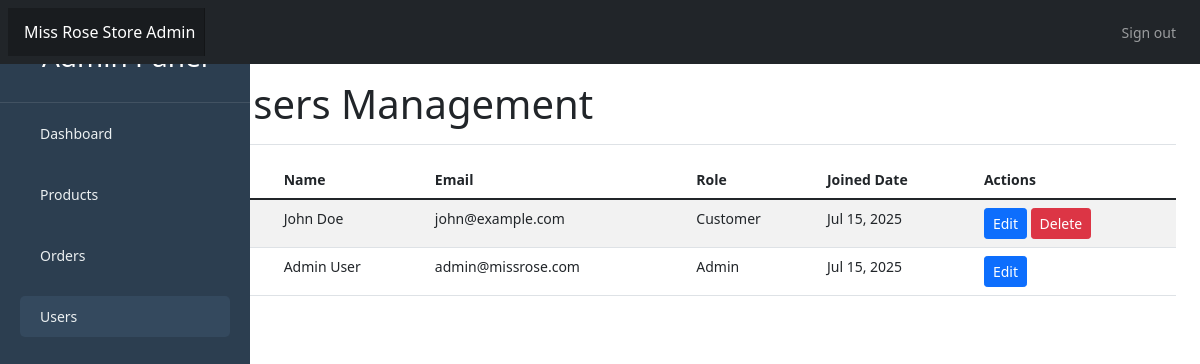
The page /admin/users.php (signed in) on the database its author committed.
### tables this page shows
CREATE TABLE users (
    id INT PRIMARY KEY AUTO_INCREMENT,
    name VARCHAR(100) NOT NULL,
    email VARCHAR(100) NOT NULL UNIQUE,
    password VARCHAR(255) NOT NULL,
    is_admin TINYINT(1) DEFAULT 0,
    created_at TIMESTAMP DEFAULT CURRENT_TIMESTAMP
);

### admin/users.php (the view, shortened to what this page needs)
<?php
require_once '../includes/config.php';
$users = $conn->query("SELECT * FROM users ORDER BY id DESC")->fetchAll();
include '../includes/admin_header.php';
?>
<div class="container-fluid">
    <div class="row">
        <?php include 'sidebar.php'; ?>
        <main class="col-md-10 ms-sm-auto px-md-4">
            <div class="d-flex justify-content-between flex-wrap flex-md-nowrap align-items-center pt-3 pb-2 mb-3 border-bottom">
                <h1>Users Management</h1>
            </div>
            <div class="table-responsive">
                <table class="table table-striped">
                    <thead>
                        <tr>
                            <th>ID</th>
                            <th>Name</th>
                            <th>Email</th>
                            <th>Role</th>
                            <th>Joined Date</th>
                            <th>Actions</th>
                        </tr>
                    </thead>
                    <tbody>
                        <?php foreach ($users as $user): ?>
                            <tr>
                                <td><?php echo $user['id']; ?></td>
                                <td><?php echo htmlspecialchars($user['name']); ?></td>
                                <td><?php echo htmlspecialchars($user['email']); ?></td>
                                <td>
                                    <?php echo $user['is_admin'] ? 'Admin' : 'Customer'; ?>
                                </td>
                                <td><?php echo date('M d, Y', strtotime($user['created_at'])); ?></td>
                                <td>
                                    <button class="btn btn-sm btn-primary"
                                            onclick="editUser(<?php echo $user['id']; ?>)">
                                        Edit
                                    </button>
                                    <?php if ($user['id'] != $_SESSION['user_id']): ?>
                                        <button class="btn btn-sm btn-danger"
                                                onclick="deleteUser(<?php echo $user['id']; ?>)">
                                            Delete
                                        </button>
                                    <?php endif; ?>
                                </td>
                            </tr>
                        <?php endforeach; ?>
                    </tbody>
                </table>
            </div>
        </main>
    </div>
</div>
<?php include '../includes/admin_footer.php'; ?>

### assets/css/admin.css (style rules this page uses)
body { font-size: .875rem; }

### rows shown on the page
users: name "John Doe", email "john@example.com", is_admin "Customer", created_at "Jul 15, 2025"
users: name "Admin User", email "admin@missrose.com", is_admin "Admin", created_at "Jul 15, 2025"

### other values the page prints
SITE_NAME "Miss Rose Store"
